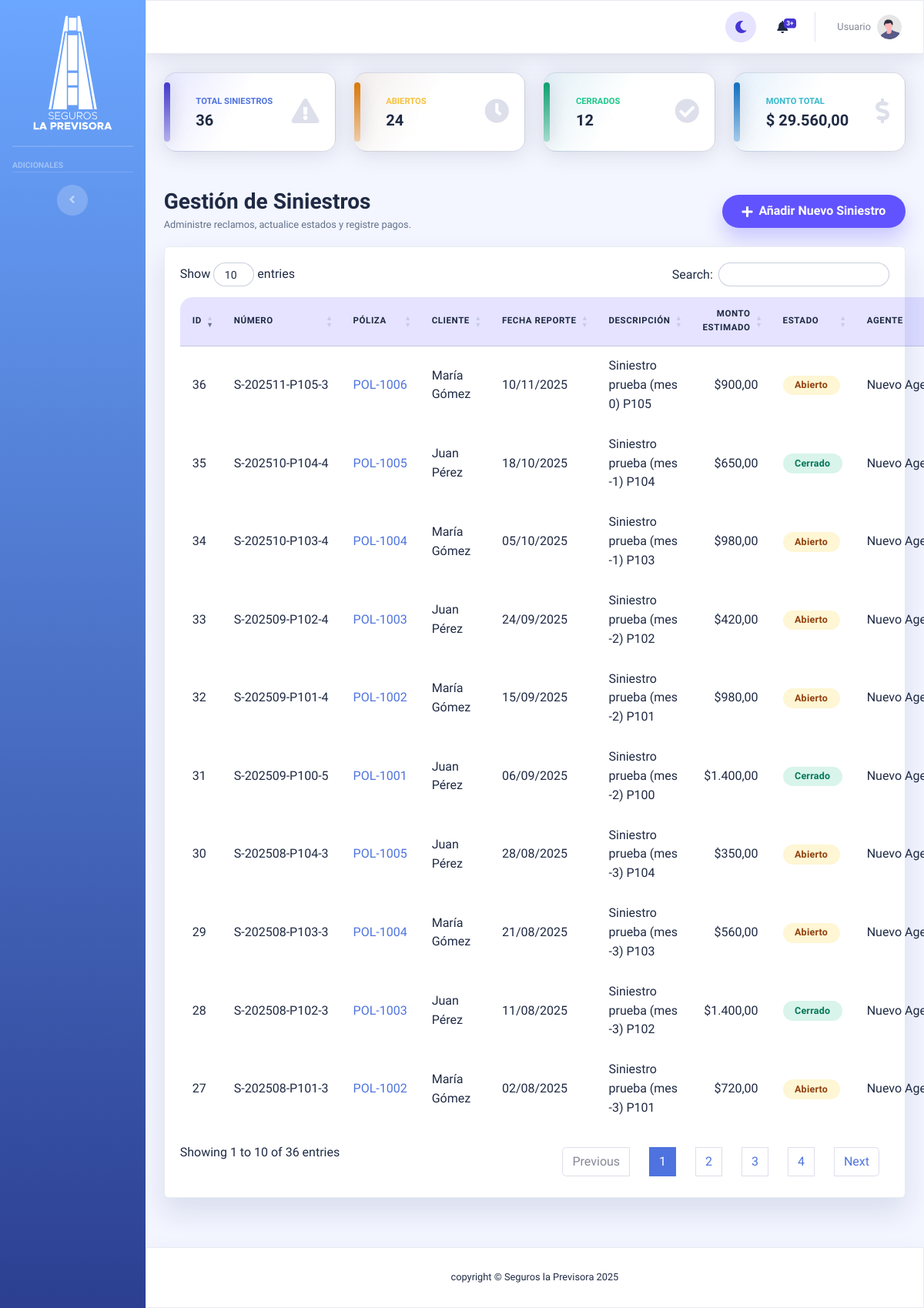
Page /vista/siniestrosAdmin.php on the committed database.
### tables this page shows
CREATE TABLE `siniestro` (
  `id_siniestro` int(10) UNSIGNED NOT NULL,
  `numero_siniestro` varchar(50) NOT NULL,
  `fecha_reporte` timestamp NOT NULL DEFAULT current_timestamp(),
  `descripcion` text NOT NULL,
  `monto_estimado` decimal(10,2) DEFAULT NULL,
  `estado` varchar(50) NOT NULL,
  `id_poliza` int(10) UNSIGNED NOT NULL,
  `cedula_agente_gestion` varchar(20) DEFAULT NULL
);

CREATE TABLE `poliza` (
  `id_poliza` int(10) UNSIGNED NOT NULL,
  `numero_poliza` varchar(50) NOT NULL,
  `estado` varchar(50) NOT NULL,
  `id_cliente` int(10) UNSIGNED NOT NULL,
  `cedula_agente` varchar(20) NOT NULL,
  `id_tipo_poliza` int(10) UNSIGNED NOT NULL
);

### modelo/modeloSiniestro.php (called while the page is built, shortened)
<?php
require_once dirname(__DIR__) . '/config/conexion.php';
class ModeloSiniestro {
    private $db;
    public function __construct() {
        try {
            $base_datos = new Base_Datos();
            $this->db = $base_datos->Conexion_Base_Datos();
        } catch (\Exception $e) {
            error_log("Error al inicializar la conexión en ModeloSiniestro: " . $e->getMessage());
            $this->db = null;
        }
    }
    public function obtenerTodosSiniestros() {
        try {
            $sql = "SELECT
                        s.id_siniestro,
                        s.numero_siniestro,
                        s.id_poliza,
                        p.numero_poliza,
                        s.fecha_reporte,
                        s.descripcion,
                        s.monto_estimado,
                        s.estado,
                        s.cedula_agente_gestion,
                        CONCAT(cl.nombre, ' ', cl.apellido) AS nombre_cliente,
                        CONCAT(ag.nombre, ' ', ag.apellido) AS nombre_agente
                    FROM siniestro s
                    JOIN poliza p ON s.id_poliza = p.id_poliza
                    JOIN cliente cl ON p.id_cliente = cl.id_cliente
                    LEFT JOIN agente ag ON s.cedula_agente_gestion = ag.cedula_agente
                    ORDER BY s.fecha_reporte DESC";
            $stmt = $this->db->query($sql);
            return $stmt->fetchAll(PDO::FETCH_ASSOC);
        } catch (\PDOException $e) {
            error_log("Error de DB al obtener todos los siniestros: " . $e->getMessage());
            return [];
        }
    }
}
?>

### config/conexion.php (called while the page is built, shortened)
<?php
class Base_Datos {
    private $Nombre_Servidor = "localhost";
    private $Nombre_Base_Datos = "seguros_la_previsora";
    private $Nombre_Usuario = "root";
    private $Pass = "";
    public function Conexion_Base_Datos() {
        $this->Conexion = null;
        try {
            $dsn = "mysql:host=" . $this->Nombre_Servidor . ";dbname=" . $this->Nombre_Base_Datos . ";charset=utf8";
            $this->Conexion = new PDO($dsn, $this->Nombre_Usuario, $this->Pass);
            $this->Conexion->setAttribute(PDO::ATTR_ERRMODE, PDO::ERRMODE_EXCEPTION);
            $this->Conexion->setAttribute(PDO::ATTR_DEFAULT_FETCH_MODE, PDO::FETCH_ASSOC);
        } catch(PDOException $e) {
            echo "Error de Conexión: " . $e->getMessage();
            exit;
        }
        return $this->Conexion;
    }
}
?>

### vista/siniestrosAdmin.php (the view, shortened to what this page needs)
<?php
require_once __DIR__ . '/parte_superior.php';
require_once dirname(__DIR__) . '/modelo/modeloSiniestro.php';
$modeloSiniestro = new ModeloSiniestro();
$siniestros = $modeloSiniestro->obtenerTodosSiniestros() ?: [];
$totalSiniestros = count($siniestros);
$totalAbiertos = 0;
$totalCerrados = 0;
$totalMonto = 0.0;
foreach ($siniestros as $registro) {
    $estado = strtoupper($registro['estado'] ?? '');
    $totalMonto += (float)($registro['monto_estimado'] ?? 0);
    if ($estado === 'ABIERTO') {
        $totalAbiertos++;
    } elseif ($estado === 'CERRADO') {
        $totalCerrados++;
    }
}
$estadoConfig = [
  'ABIERTO' => ['variant' => 'warning', 'label' => 'Abierto'],
  'EN PROCESO' => ['variant' => 'info', 'label' => 'En proceso'],
  'CERRADO' => ['variant' => 'success', 'label' => 'Cerrado'],
  'RECHAZADO' => ['variant' => 'danger', 'label' => 'Rechazado'],
];
?>
<div class="container-fluid">
  <div class="row mb-4">
    <div class="col-xl-3 col-md-6 mb-4">
      <div class="card border-left-primary shadow h-100 py-2">
        <div class="card-body">
          <div class="row no-gutters align-items-center">
            <div class="col mr-2">
              <div class="text-xs font-weight-bold text-primary text-uppercase mb-1">Total Siniestros</div>
              <div class="h5 mb-0 font-weight-bold text-gray-800"><?php echo $totalSiniestros; ?></div>
            </div>
            <div class="col-auto">
              <i class="fas fa-exclamation-triangle fa-2x text-gray-300"></i>
            </div>
          </div>
        </div>
      </div>
    </div>
    <div class="col-xl-3 col-md-6 mb-4">
      <div class="card border-left-warning shadow h-100 py-2">
        <div class="card-body">
          <div class="row no-gutters align-items-center">
            <div class="col mr-2">
              <div class="text-xs font-weight-bold text-warning text-uppercase mb-1">Abiertos</div>
              <div class="h5 mb-0 font-weight-bold text-gray-800"><?php echo $totalAbiertos; ?></div>
            </div>
            <div class="col-auto">
              <i class="fas fa-clock fa-2x text-gray-300"></i>
            </div>
          </div>
        </div>
      </div>
    </div>
    <div class="col-xl-3 col-md-6 mb-4">
      <div class="card border-left-success shadow h-100 py-2">
        <div class="card-body">
          <div class="row no-gutters align-items-center">
            <div class="col mr-2">
              <div class="text-xs font-weight-bold text-success text-uppercase mb-1">Cerrados</div>
              <div class="h5 mb-0 font-weight-bold text-gray-800"><?php echo $totalCerrados; ?></div>
            </div>
            <div class="col-auto">
              <i class="fas fa-check-circle fa-2x text-gray-300"></i>
            </div>
          </div>
        </div>
      </div>
    </div>
    <div class="col-xl-3 col-md-6 mb-4">
      <div class="card border-left-info shadow h-100 py-2">
        <div class="card-body">
          <div class="row no-gutters align-items-center">
            <div class="col mr-2">
              <div class="text-xs font-weight-bold text-info text-uppercase mb-1">Monto Total</div>
              <div class="h5 mb-0 font-weight-bold text-gray-800">$
                <?php echo number_format($totalMonto, 2, ',', '.'); ?>
              </div>
            </div>
            <div class="col-auto">
              <i class="fas fa-dollar-sign fa-2x text-gray-300"></i>
            </div>
          </div>
        </div>
      </div>
    </div>
  </div>
  <div class="d-flex justify-content-between align-items-center mb-3">
    <div>
      <h3 class="mb-0">Gestión de Siniestros</h3>
      <small class="text-muted">Administre reclamos, actualice estados y registre pagos.</small>
    </div>
    <button class="btn-neo btn-neo--primary" data-toggle="modal" data-target="#newClaimModal">
      <i class="fas fa-plus"></i> Añadir Nuevo Siniestro
    </button>
  </div>
  <div class="card">
    <div class="card-body">
      <table id="claimsTable" class="table table-hover siniestros-table w-100">
        <thead>
          <tr>
            <th>ID</th>
            <th>Número</th>
            <th>Póliza</th>
            <th>Cliente</th>
            <th>Fecha Reporte</th>
            <th>Descripción</th>
            <th>Monto Estimado</th>
            <th>Estado</th>
            <th>Agente</th>
          </tr>
        </thead>
        <tbody>
          <?php if (!empty($siniestros)): ?>
            <?php foreach ($siniestros as $siniestro): ?>
            <tr>
              <td><?php echo htmlspecialchars($siniestro['id_siniestro']); ?></td>
              <td><?php echo htmlspecialchars($siniestro['numero_siniestro']); ?></td>
              <td>
                <a href="polizaDetalle.php?id=<?php echo $siniestro['id_poliza']; ?>" target="_blank">
                  <?php echo htmlspecialchars($siniestro['numero_poliza']); ?>
                </a>
              </td>
              <td><?php echo htmlspecialchars($siniestro['nombre_cliente'] ?? 'N/A'); ?></td>
              <td>
                <?php
                $fechaReporte = $siniestro['fecha_reporte'] ?? null;
                echo $fechaReporte ? date('d/m/Y', strtotime($fechaReporte)) : 'Sin fecha';
                ?>
              </td>
              <td>
                <?php
                $descripcion = trim((string)($siniestro['descripcion'] ?? ''));
                if ($descripcion === '') {
                    echo 'Sin descripción';
                } else {
                    $resumen = strlen($descripcion) > 60 ? substr($descripcion, 0, 60) . '...' : $descripcion;
                    echo htmlspecialchars($resumen);
                }
                ?>
              </td>
              <td>$<?php echo number_format((float)($siniestro['monto_estimado'] ?? 0), 2, ',', '.'); ?></td>
              <td>
                <?php
                $estadoRaw = (string)($siniestro['estado'] ?? '');
                $estadoKey = strtoupper(trim($estadoRaw));
                $estadoData = $estadoConfig[$estadoKey] ?? [
                    'variant' => 'neutral',
                    'label' => $estadoRaw !== '' ? $estadoRaw : 'Sin estado'
                ];
                $estadoLabel = $estadoData['label'];
                $estadoVariant = $estadoData['variant'];
                ?>
                <span class="badge-soft" data-variant="<?php echo htmlspecialchars($estadoVariant, ENT_QUOTES, 'UTF-8'); ?>">
                  <?php echo htmlspecialchars($estadoLabel, ENT_QUOTES, 'UTF-8'); ?>
                </span>
              </td>
              <td><?php echo htmlspecialchars($siniestro['nombre_agente'] ?? $siniestro['cedula_agente_gestion'] ?? 'Sin asignar'); ?></td>
            </tr>
            <?php endforeach; ?>
          <?php else: ?>
            <tr>
              <td colspan="10" class="text-center">No hay siniestros registrados</td>
            </tr>
          <?php endif; ?>
        </tbody>
      </table>
    </div>
  </div>
</div>
<?php
require_once __DIR__ . '/parte_inferior.php';
?>

### vista/siniestros_estilos.php (style rules this page uses)
.siniestros-table { border-spacing: 0; border-collapse: separate; border-radius: 1rem; overflow: hidden; }
.siniestros-table thead th { text-transform: uppercase; font-size: 0.72rem; letter-spacing: 0.05em; background: transparent; border-bottom: 1px solid var(--color-border); color: var(--color-text-muted); }
.siniestros-table tbody tr { border-bottom: 1px solid var(--color-border); transition: background 0.18s ease, transform 0.18s ease; }
.siniestros-table th, .siniestros-table td { vertical-align: middle; border-top: none; padding: 0.85rem 1rem; }
.siniestros-table td .badge-soft { font-size: 0.78rem; font-weight: 600; }

### rows in the picture
siniestro: id_siniestro "36", numero_siniestro "S-202511-P105-3", id_poliza.numero_poliza "POL-1006", nombre_cliente "María Gómez", fecha_reporte "10/11/2025", descripcion "Siniestro prueba (mes 0) P105", monto_estimado "900,00", estado "Abierto", nombre_agente "Nuevo…"
siniestro: id_siniestro "35", numero_siniestro "S-202510-P104-4", id_poliza.numero_poliza "POL-1005", nombre_cliente "Juan Pérez", fecha_reporte "18/10/2025", descripcion "Siniestro prueba (mes -1) P104", monto_estimado "650,00", estado "Cerrado", nombre_agente "Nuevo…"
siniestro: id_siniestro "34", numero_siniestro "S-202510-P103-4", id_poliza.numero_poliza "POL-1004", nombre_cliente "María Gómez", fecha_reporte "05/10/2025", descripcion "Siniestro prueba (mes -1) P103", monto_estimado "980,00", estado "Abierto", nombre_agente "Nuevo…"
siniestro: id_siniestro "33", numero_siniestro "S-202509-P102-4", id_poliza.numero_poliza "POL-1003", nombre_cliente "Juan Pérez", fecha_reporte "24/09/2025", descripcion "Siniestro prueba (mes -2) P102", monto_estimado "420,00", estado "Abierto", nombre_agente "Nuevo…"
siniestro: id_siniestro "32", numero_siniestro "S-202509-P101-4", id_poliza.numero_poliza "POL-1002", nombre_cliente "María Gómez", fecha_reporte "15/09/2025", descripcion "Siniestro prueba (mes -2) P101", monto_estimado "980,00", estado "Abierto", nombre_agente "Nuevo…"
siniestro: id_siniestro "31", numero_siniestro "S-202509-P100-5", id_poliza.numero_poliza "POL-1001", nombre_cliente "Juan Pérez", fecha_reporte "06/09/2025", descripcion "Siniestro prueba (mes -2) P100", monto_estimado "1.400,00", estado "Cerrado", nombre_agente "Nuevo…"
siniestro: id_siniestro "30", numero_siniestro "S-202508-P104-3", id_poliza.numero_poliza "POL-1005", nombre_cliente "Juan Pérez", fecha_reporte "28/08/2025", descripcion "Siniestro prueba (mes -3) P104", monto_estimado "350,00", estado "Abierto", nombre_agente "Nuevo…"
siniestro: id_siniestro "29", numero_siniestro "S-202508-P103-3", id_poliza.numero_poliza "POL-1004", nombre_cliente "María Gómez", fecha_reporte "21/08/2025", descripcion "Siniestro prueba (mes -3) P103", monto_estimado "560,00", estado "Abierto", nombre_agente "Nuevo…"
siniestro: id_siniestro "28", numero_siniestro "S-202508-P102-3", id_poliza.numero_poliza "POL-1003", nombre_cliente "Juan Pérez", fecha_reporte "11/08/2025", descripcion "Siniestro prueba (mes -3) P102", monto_estimado "1.400,00", estado "Cerrado", nombre_agente "Nuevo…"
siniestro: id_siniestro "27", numero_siniestro "S-202508-P101-3", id_poliza.numero_poliza "POL-1002", nombre_cliente "María Gómez", fecha_reporte "02/08/2025", descripcion "Siniestro prueba (mes -3) P101", monto_estimado "720,00", estado "Abierto", nombre_agente "Nuevo…"

### other values in the picture
$totalSiniestros "36"
$totalAbiertos "24"
$totalCerrados "12"
$totalMonto "29.560,00"
